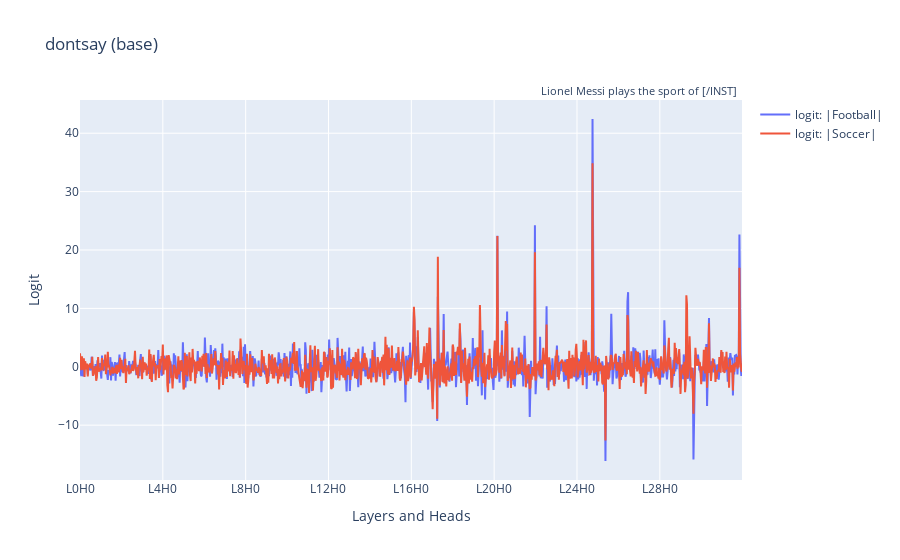
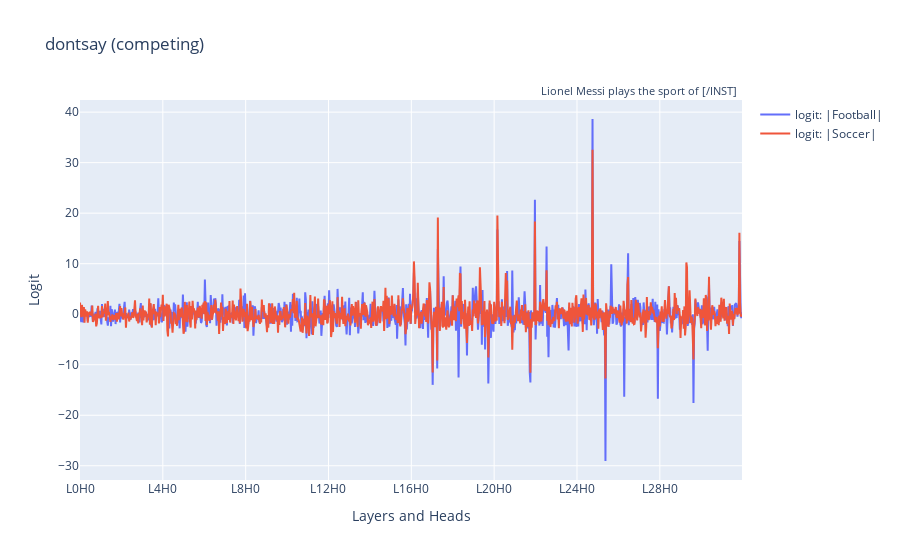

Notebook code cell kept with these figures, in order:
### Markdown cell above
### Plot by head

### Code cell
lens_type = "logit"
for prompt_type in ["dontsay"]:
    ld_base = lens_dict[f"{prompt_type}_base"]
    ld_comp = lens_dict[f"{prompt_type}_competing"]

    for ld, title in [
        (ld_base, f"{prompt_type} (base)"),
        (ld_comp, f"{prompt_type} (competing)"),
    ]:
        logits, labels = ld.get_logits("attn_head", lens_type=lens_type)
        utils.plot_head_data(
            lines=[
                (
                    f"{lens_type}: |{ld_base.pd.ml_str}|",
                    logits[:, ld_base.pd.ml_token],
                    labels,
                ),
                (
                    f"{lens_type}: |{ld_comp.pd.ml_str}|",
                    logits[:, ld_comp.pd.ml_token],
                    labels,
                ),
            ],
            annotation_text=ld_base.pd.prompt.split("\n")[-1],
            title=title,
            yaxis_title="Logit",
        ).show()

    # for ld, title in [
    #     (ld_base, f"{prompt_type} (base)"),
    #     (ld_comp, f"{prompt_type} (competing)"),
    # ]:
    #     logits, labels = ld.get_logits("mlp_out", lens_type=lens_type)
    #     utils.plot_head_data(
    #         lines=[
    #             (
    #                 f"{lens_type}: |{ld_base.pd.ml_str}|",
    #                 logits[:, ld_base.pd.ml_token],
    #                 labels,
    #             ),
    #             (
    #                 f"{lens_type}: |{ld_comp.pd.ml_str}|",
    #                 logits[:, ld_comp.pd.ml_token],
    #                 labels,
    #             ),
    #         ],
    #         annotation_text=ld_base.pd.prompt.split("\n")[-1],
    #         title=title,
    #         yaxis_title="Logit",
    #     ).show()

### Figure 1 — Plotly figure (JSON) as saved in the notebook; plotly's stock layout.template omitted (floating-point values rounded to 4 significant figures; data arrays with more than 128 entries replaced by an {"elided": "..."} marker saying what was removed)
{"data": [{"mode": "lines", "name": "logit: |Football|", "type": "scatter", "x": {"elided": "1024 str values"}, "y": {"elided": "1024 float values"}}, {"mode": "lines", "name": "logit: |Soccer|", "type": "scatter", "x": {"elided": "1024 str values"}, "y": {"elided": "1024 float values"}}], "layout": {"annotations": [{"font": {"size": 11}, "showarrow": false, "text": "Lionel Messi plays the sport of [/INST] ", "x": 1, "xref": "paper", "y": 1.05, "yref": "paper"}], "hovermode": "x unified", "showlegend": true, "title": {"text": "dontsay (base)"}, "xaxis": {"ticktext": ["L0H0", "L4H0", "L8H0", "L12H0", "L16H0", "L20H0", "L24H0", "L28H0"], "tickvals": [0, 128, 256, 384, 512, 640, 768, 896], "title": {"text": "Layers and Heads"}}, "yaxis": {"title": {"text": "Logit"}}}}

### Figure 2 — Plotly figure (JSON) as saved in the notebook; plotly's stock layout.template omitted (floating-point values rounded to 4 significant figures; data arrays with more than 128 entries replaced by an {"elided": "..."} marker saying what was removed)
{"data": [{"mode": "lines", "name": "logit: |Football|", "type": "scatter", "x": {"elided": "1024 str values"}, "y": {"elided": "1024 float values"}}, {"mode": "lines", "name": "logit: |Soccer|", "type": "scatter", "x": {"elided": "1024 str values"}, "y": {"elided": "1024 float values"}}], "layout": {"annotations": [{"font": {"size": 11}, "showarrow": false, "text": "Lionel Messi plays the sport of [/INST] ", "x": 1, "xref": "paper", "y": 1.05, "yref": "paper"}], "hovermode": "x unified", "showlegend": true, "title": {"text": "dontsay (competing)"}, "xaxis": {"ticktext": ["L0H0", "L4H0", "L8H0", "L12H0", "L16H0", "L20H0", "L24H0", "L28H0"], "tickvals": [0, 128, 256, 384, 512, 640, 768, 896], "title": {"text": "Layers and Heads"}}, "yaxis": {"title": {"text": "Logit"}}}}
